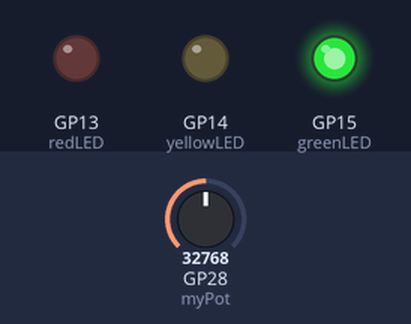
Bench run of a program on a simulated Raspberry Pi Pico running MicroPython. On the bench: output pins drawn as LEDs (lit = HIGH). The inputs (shaded band) are chosen by the test bench; at power-on: GP28 (myPot) = 32768 (analog values on the 0–65535 scale). What the program prints to the serial console is not drawn.

Above: at 1.2 s.
1.3 s: GP28 (myPot) set to 50896
2.8 s: GP28 (myPot) set to 52976
At 4.1 s:
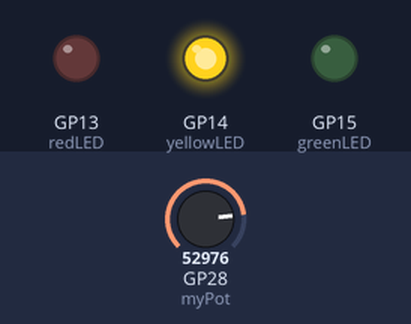
4.5 s: GP28 (myPot) set to 60752
6.0 s: GP28 (myPot) set to 62176
At 6.7 s:
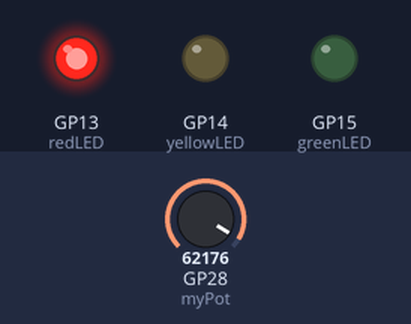
7.5 s: GP28 (myPot) set to 57670
At 8.0 s:
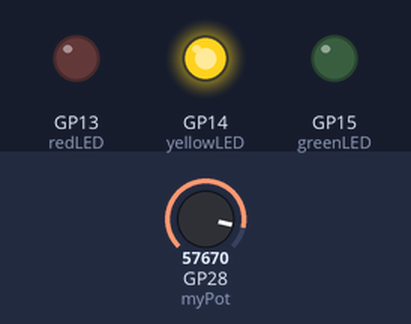
9.0 s: GP28 (myPot) set to 45874
At 9.4 s:
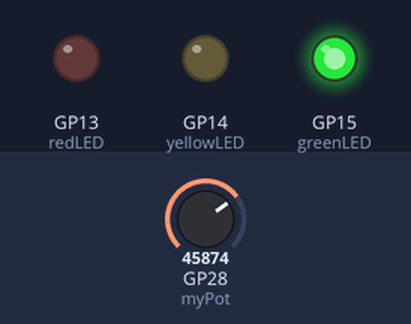
Timing chart, 0 to 11.5 s (numbered marks = the images above; inputs shaded):
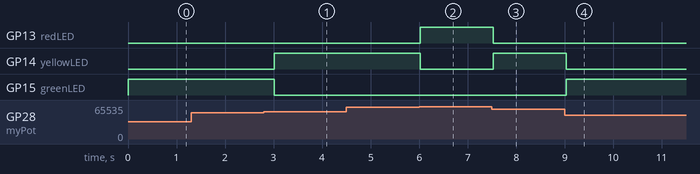

The program:

potentiometer_3_LEDs.py
```python
# Program to read a potentiometer to control 3 LEDs
# with averaging to improve precision of reading
# HW for Pico Lesson 6-8
# Lori Pfahler
# April 2023


# import modules
import machine
from utime import sleep

# setup potentiometer
myPot = machine.ADC(28)

# setup red, yellow and green LEDs
redLED = machine.Pin(13, machine.Pin.OUT)
yellowLED = machine.Pin(14, machine.Pin.OUT)
greenLED = machine.Pin(15, machine.Pin.OUT)

# function to scale x to y based on range of x and y
def scale(value, x1, x2, y1, y2):
    slope = (y2 - y1)/(x2 - x1)
    scaled_value = slope * (value - x1) + y1
    return(scaled_value)

# function to get an average value for potentiometer
def read_pot(n, potName):
    potSum = 0
    for i in range(0, n):
        potSum = potName.read_u16() + potSum
        sleep(0.0001)
    potAvg = potSum/n
    return(potAvg)

try:
    while True:
        # read potentiometers
        potValue = read_pot(10, myPot)
        # create scale y1 = 0 to y2 = 100
        # went to y2 = 101 to make sure the upper limit was 100
        # averaging was reducing the chances of seeing a 100
        myReading = scale(potValue, 400, 65535, 0, 101)
        # make sure myReading is in 0-100
        if myReading > 100:
            myReading = 100
        if myReading < 0:
            myReading = 0
        # print values to shell
        print('{:3}'.format(int(myReading)), end = '\r')
        # light the proper LED
        if myReading < 80:
            greenLED.on()
            yellowLED.off()
            redLED.off()
        elif myReading >= 80 and myReading < 95:
            greenLED.off()
            yellowLED.on()
            redLED.off()
        else:
            greenLED.off()
            yellowLED.off()
            redLED.on()
        sleep(0.5)

except KeyboardInterrupt:
    greenLED.off()
    yellowLED.off()
    redLED.off()
```

Measured:
- the behaviour switches between 51984 and 52000 on GP28 (myPot) (found by bisection; images 0 and 1)
- the behaviour switches between 61664 and 61680 on GP28 (myPot) (found by bisection; images 1 and 2)
- after the input at 1.3 s, every drawn part: stays the same
- after the input at 2.8 s, GP14 (yellowLED): LOW → HIGH after 0.21 s; GP15 (greenLED): HIGH → LOW after 0.21 s
- after the input at 4.5 s, every drawn part: stays the same
- after the input at 6.0 s, GP13 (redLED): LOW → HIGH at once; GP14 (yellowLED): HIGH → LOW at once
- after the input at 7.5 s, GP13 (redLED): HIGH → LOW at once; GP14 (yellowLED): LOW → HIGH at once
- after the input at 9.0 s, GP14 (yellowLED): HIGH → LOW at once; GP15 (greenLED): LOW → HIGH at once
